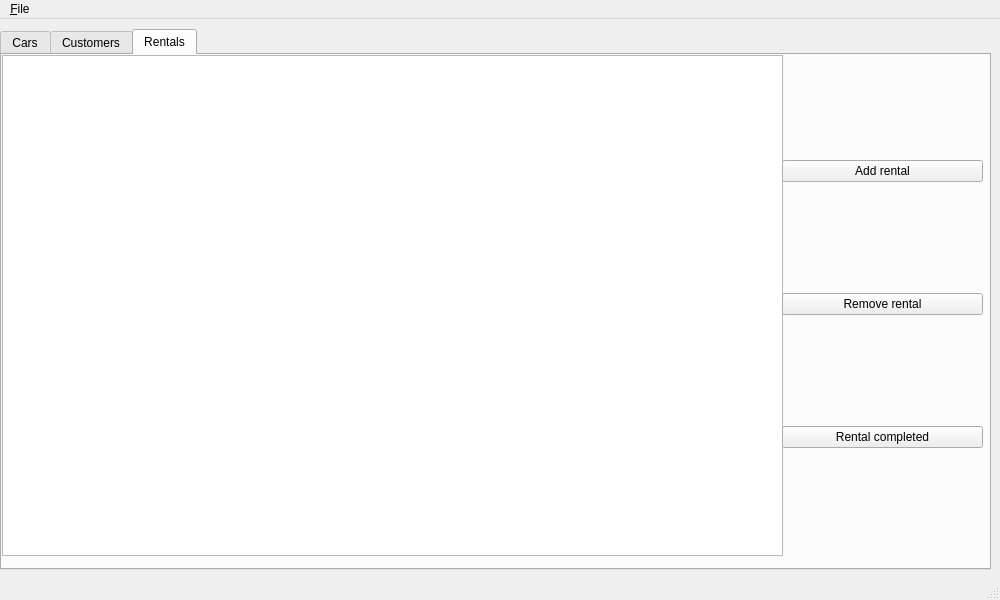
<?xml version="1.0" encoding="UTF-8"?>
<ui version="4.0">
 <class>MainWindow</class>
 <widget class="QMainWindow" name="MainWindow">
  <property name="geometry">
   <rect>
    <x>0</x>
    <y>0</y>
    <width>1000</width>
    <height>600</height>
   </rect>
  </property>
  <property name="windowTitle">
   <string>ShiftHappens</string>
  </property>
  <widget class="QWidget" name="centralwidget">
   <widget class="QTabWidget" name="cars_tabWidget">
    <property name="geometry">
     <rect>
      <x>0</x>
      <y>10</y>
      <width>991</width>
      <height>541</height>
     </rect>
    </property>
    <property name="currentIndex">
     <number>2</number>
    </property>
    <widget class="QWidget" name="Cars">
     <attribute name="title">
      <string>Cars</string>
     </attribute>
     <widget class="QTableView" name="tableView_cars">
      <property name="geometry">
       <rect>
        <x>0</x>
        <y>0</y>
        <width>781</width>
        <height>501</height>
       </rect>
      </property>
     </widget>
     <widget class="QWidget" name="verticalLayoutWidget">
      <property name="geometry">
       <rect>
        <x>780</x>
        <y>0</y>
        <width>211</width>
        <height>501</height>
       </rect>
      </property>
      <layout class="QVBoxLayout" name="cars_verticalLayout">
       <item>
        <widget class="QPushButton" name="addCarB">
         <property name="text">
          <string>Add new car</string>
         </property>
        </widget>
       </item>
       <item>
        <widget class="QPushButton" name="editCarB">
         <property name="text">
          <string>Edit car</string>
         </property>
        </widget>
       </item>
       <item>
        <widget class="QPushButton" name="removeCarB">
         <property name="text">
          <string>Remove car</string>
         </property>
        </widget>
       </item>
      </layout>
     </widget>
    </widget>
    <widget class="QWidget" name="customers_tabWidget">
     <attribute name="title">
      <string>Customers</string>
     </attribute>
     <widget class="QTableView" name="tableView_customers">
      <property name="geometry">
       <rect>
        <x>0</x>
        <y>0</y>
        <width>781</width>
        <height>501</height>
       </rect>
      </property>
     </widget>
     <widget class="QWidget" name="verticalLayoutWidget_2">
      <property name="geometry">
       <rect>
        <x>780</x>
        <y>0</y>
        <width>201</width>
        <height>501</height>
       </rect>
      </property>
      <layout class="QVBoxLayout" name="verticalLayout_customers">
       <item>
        <widget class="QPushButton" name="addCustB">
         <property name="text">
          <string>Add new customer</string>
         </property>
        </widget>
       </item>
       <item>
        <widget class="QPushButton" name="editCustB">
         <property name="text">
          <string>Edit customer</string>
         </property>
        </widget>
       </item>
       <item>
        <widget class="QPushButton" name="removeCustB">
         <property name="text">
          <string>Remove customer</string>
         </property>
        </widget>
       </item>
      </layout>
     </widget>
    </widget>
    <widget class="QWidget" name="rentals_tabWidget">
     <attribute name="title">
      <string>Rentals</string>
     </attribute>
     <widget class="QTableView" name="tableView_rentals">
      <property name="geometry">
       <rect>
        <x>0</x>
        <y>0</y>
        <width>781</width>
        <height>501</height>
       </rect>
      </property>
     </widget>
     <widget class="QWidget" name="verticalLayoutWidget_3">
      <property name="geometry">
       <rect>
        <x>780</x>
        <y>0</y>
        <width>201</width>
        <height>501</height>
       </rect>
      </property>
      <layout class="QVBoxLayout" name="verticalLayout_customers_2">
       <item>
        <widget class="QPushButton" name="addRentalB">
         <property name="text">
          <string>Add rental</string>
         </property>
        </widget>
       </item>
       <item>
        <widget class="QPushButton" name="removeRentalB">
         <property name="text">
          <string>Remove rental</string>
         </property>
        </widget>
       </item>
       <item>
        <widget class="QPushButton" name="pushButton_rentalCompleted">
         <property name="text">
          <string>Rental completed</string>
         </property>
        </widget>
       </item>
      </layout>
     </widget>
    </widget>
   </widget>
  </widget>
  <widget class="QMenuBar" name="menubar">
   <property name="geometry">
    <rect>
     <x>0</x>
     <y>0</y>
     <width>1000</width>
     <height>25</height>
    </rect>
   </property>
   <widget class="QMenu" name="menuFile">
    <property name="title">
     <string>&amp;File</string>
    </property>
    <widget class="QMenu" name="menu_Import">
     <property name="title">
      <string>&amp;Import</string>
     </property>
     <addaction name="actionImport_Cars"/>
     <addaction name="actionImport_Customers"/>
     <addaction name="actionImport_Rentals"/>
     <addaction name="separator"/>
     <addaction name="actionCreate_templates"/>
    </widget>
    <widget class="QMenu" name="menu_Export">
     <property name="title">
      <string>&amp;Export</string>
     </property>
     <addaction name="actionExport_cars"/>
     <addaction name="actionExport_customers"/>
     <addaction name="actionExport_rentals"/>
     <addaction name="separator"/>
     <addaction name="actionExport_all"/>
    </widget>
    <addaction name="menu_Import"/>
    <addaction name="menu_Export"/>
    <addaction name="separator"/>
    <addaction name="actionE_xit"/>
   </widget>
   <addaction name="menuFile"/>
  </widget>
  <widget class="QStatusBar" name="statusbar"/>
  <action name="actionImport_Cars">
   <property name="text">
    <string>Import &amp;Cars</string>
   </property>
  </action>
  <action name="actionImport_Customers">
   <property name="text">
    <string>Import C&amp;ustomers</string>
   </property>
  </action>
  <action name="actionImport_Rentals">
   <property name="text">
    <string>Import &amp;Rentals</string>
   </property>
  </action>
  <action name="actionCreate_templates">
   <property name="text">
    <string>Create &amp;templates</string>
   </property>
  </action>
  <action name="actionExport_cars">
   <property name="text">
    <string>Export cars</string>
   </property>
  </action>
  <action name="actionExport_customers">
   <property name="text">
    <string>Export customers</string>
   </property>
  </action>
  <action name="actionExport_rentals">
   <property name="text">
    <string>Export rentals</string>
   </property>
  </action>
  <action name="actionExport_all">
   <property name="text">
    <string>Export &amp;all</string>
   </property>
  </action>
  <action name="actionE_xit">
   <property name="text">
    <string>E&amp;xit</string>
   </property>
  </action>
 </widget>
 <resources/>
 <connections/>
</ui>
